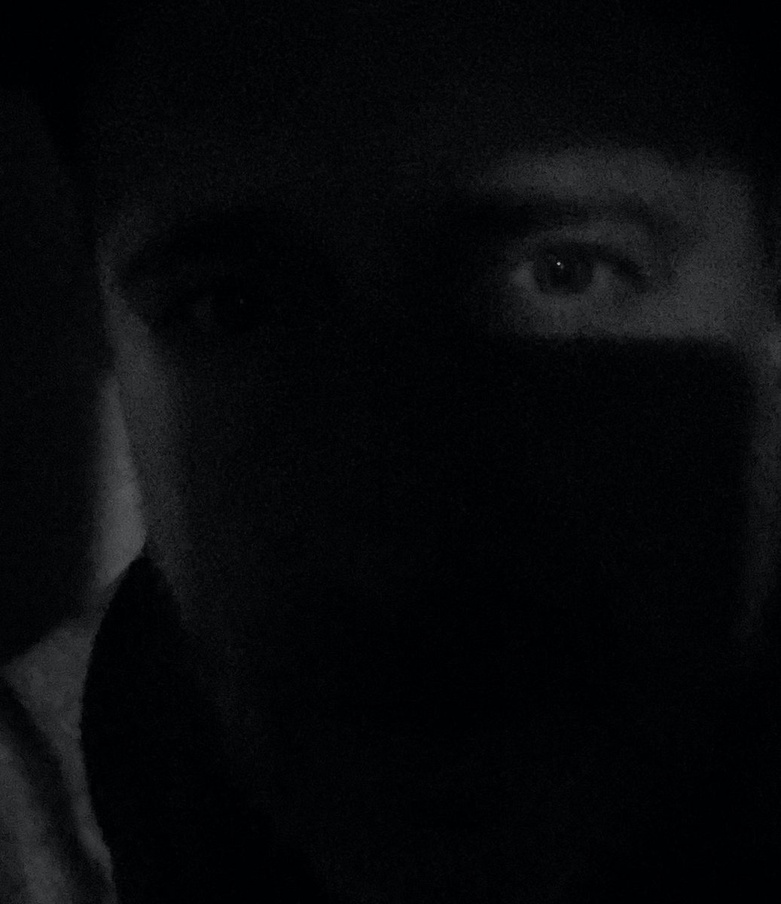
#> input picture input/0028506654_10.jpg, 781 x 904 px, shrunk from 1037 x 1200 before the run; its folder holds 4 pictures in this run
$ jupyter execute 'Target brightness enhancement .ipynb'
#> lines starting #> are read from the running program, lines starting #| are printed output that depends on the picture; long printed decimals are rounded
[cell 1]
import os
from PIL import Image, ImageStat
import numpy as np
import requests
from io import BytesIO
import math

def enhance_image(image_path):
    # read image
#> called with image_path = 'input/0028506654_10.jpg'
    original_image = Image.open(image_path)
#> original_image is the input picture: PIL image 781x904 RGB; mean R, G, B 7.6, 8.5, 10.5

    # calculate brightness index
    brightness_index = ImageStat.Stat(original_image).mean[0]
#> brightness_index = 7.59

    # check if image is bright enough
    if brightness_index >= 127:
        print("Skipping image", image_path, "because it is already bright enough")
        return original_image

    # determine amount of brightness enhancement needed
    enhancement_factor = (127 - brightness_index) / brightness_index
#> enhancement_factor = 15.73
    print("Enhancing image", image_path, "by a factor of", enhancement_factor)
#| Enhancing image input/0028506654_10.jpg by a factor of 15.727

    # enhance image by the determined factor
    width, height = original_image.size
#> width = 781; height = 904
    pixels = original_image.load()
    for x in range(width):
        for y in range(height):
            rgb_tuple = pixels[x, y]
            new_r = min(255, int(rgb_tuple[0] * (1 + enhancement_factor)))
            new_g = min(255, int(rgb_tuple[1] * (1 + enhancement_factor)))
            new_b = min(255, int(rgb_tuple[2] * (1 + enhancement_factor)))
            pixels[x, y] = (new_r, new_g, new_b)
    enhanced_image = original_image
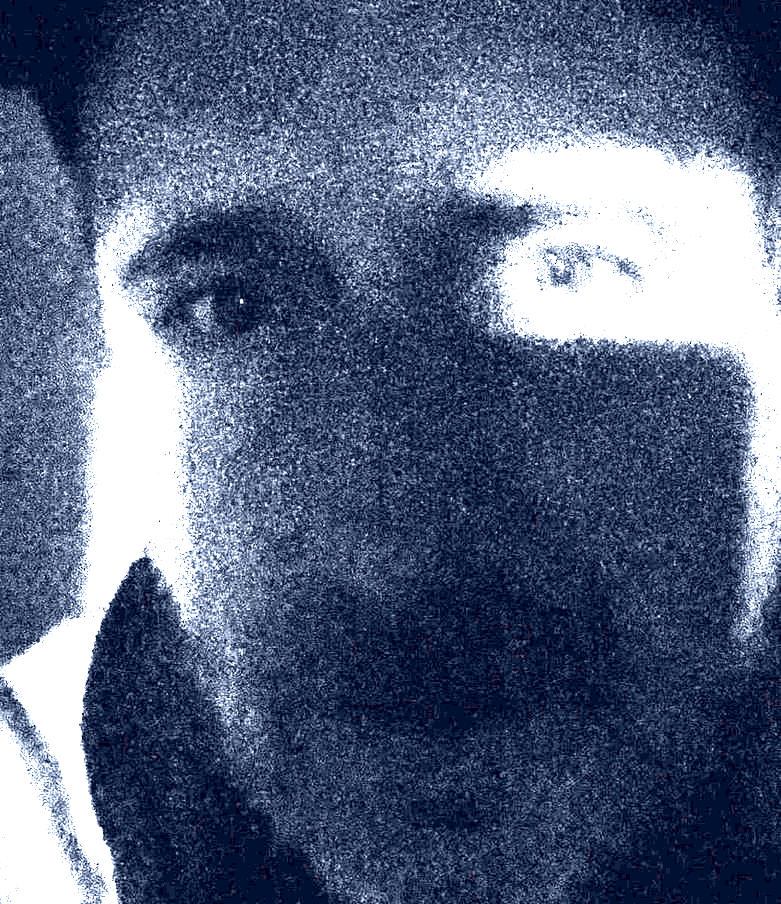
#> enhanced_image: PIL image 781x904 RGB; mean R, G, B 86, 99.5, 127.9

    return enhanced_image


def calculate_mse(original_image, enhanced_image):
    # calculate mean squared error (MSE)
    mse = np.mean((np.array(original_image) - np.array(enhanced_image)) ** 2)
#> mse = 118.5
    return mse

def calculate_psnr(original_image, enhanced_image):
    # calculate peak signal-to-noise ratio (PSNR) in decibels (dB)
    mse = calculate_mse(original_image, enhanced_image)
    if mse == 0:
        return float('inf')
    max_pixel = 255.0
    psnr = 20 * math.log10(max_pixel / math.sqrt(mse))
    return psnr

# input and output directories
input_dir = 'input'
output_dir = 'output'

# create output directory if it does not exist
if not os.path.exists(output_dir):
    os.makedirs(output_dir)

# initialize lists to store MSE and PSNR values for each image
mse_list = []
psnr_list = []
brightness_list = []

# get list of input filenames
input_filenames = [f for f in os.listdir(input_dir) if os.path.isfile(os.path.join(input_dir, f))]

# iterate over input images
for i, filename in enumerate(input_filenames):
    # enhance image
    enhanced_image = enhance_image(os.path.join(input_dir, filename))

    # calculate MSE and PSNR scores
    original_image = Image.open(os.path.join(input_dir, filename))
    mse = calculate_mse(original_image, enhanced_image)
#> mse = 118.5
    psnr = calculate_psnr(original_image, enhanced_image)
#> in calculate_psnr, `psnr = 20 * math.log10(max_pixel / math.sqrt(mse))`: psnr = 27.39
#> psnr = 27.39
    brightness = ImageStat.Stat(original_image).mean[0]
#> brightness = 7.59

    # append MSE and PSNR values to respective lists
    mse_list.append(mse)
    psnr_list.append(psnr)
    brightness_list.append(brightness)

    # save enhanced image
    output_path = os.path.join(output_dir, filename)
    if enhanced_image.mode == 'RGBA':
        enhanced_image = enhanced_image.convert('RGB')
    enhanced_image.save(output_path, format='JPEG')

    # print scores
    print("Image:", filename)
    print("MSE:", mse)
#| MSE: 118.472
    print("PSNR:", psnr)
#| PSNR: 27.395
    print("Brightness index:", brightness)
#| Brightness index: 7.593
    print("------------------------------------")
#> pass 2 of the loop `for i, filename in enumerate(input_filenames):`:
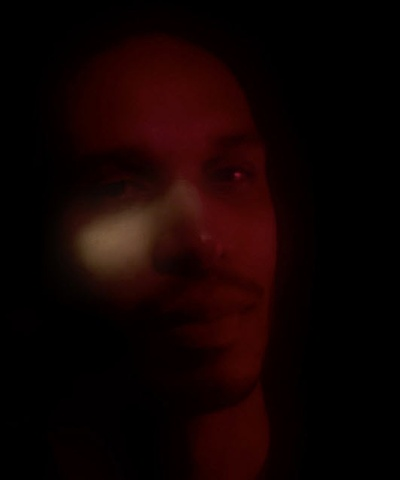
#> input picture input/2023-05-04_11-40-18.jpg, 400 x 480 px, shrunk from 531 x 637 before the run
#> in enhance_image, original_image is the input picture: PIL image 400x480 RGB; mean R, G, B 17.4, 3, 2.1
#> brightness_index = 17.39
#> enhancement_factor = 6.3
#| Enhancing image input/2023-05-04_11-40-18.jpg by a factor of 6.302
#> in enhance_image (call 2), `enhanced_image = original_image`:
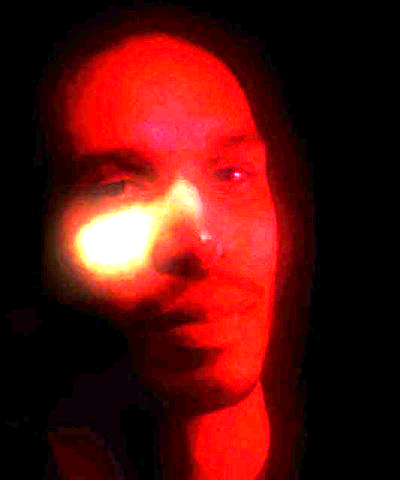
#> enhanced_image: PIL image 400x480 RGB; mean R, G, B 88.4, 17.9, 14.2
#> `mse = calculate_mse(original_image, enhanced_image)`: mse = 46.5
#> `psnr = calculate_psnr(original_image, enhanced_image)`: psnr = 31.46
#> brightness = 17.39
#| MSE: 46.495
#| PSNR: 31.457
#| Brightness index: 17.392
#> pass 3 of the loop `for i, filename in enumerate(input_filenames):`:
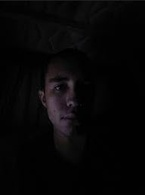
#> input picture input/2023-05-04_11-41-14.jpg, 145 x 195 px, shrunk from 192 x 259 before the run
#> in enhance_image, original_image is the input picture: PIL image 145x195 RGB; mean R, G, B 6.9, 6.2, 6.6
#> brightness_index = 6.91
#> enhancement_factor = 17.39
#| Enhancing image input/2023-05-04_11-41-14.jpg by a factor of 17.388
#> in enhance_image (call 3), `enhanced_image = original_image`:
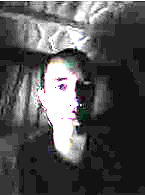
#> enhanced_image: PIL image 145x195 RGB; mean R, G, B 84.5, 83.9, 84.3
#> `mse = calculate_mse(original_image, enhanced_image)`: mse = 104.7
#> `psnr = calculate_psnr(original_image, enhanced_image)`: psnr = 27.93
#> brightness = 6.91
#| MSE: 104.742
#| PSNR: 27.930
#| Brightness index: 6.907
#> the loop made 4 passes; the first 3 are shown

# calculate average MSE and PSNR values
